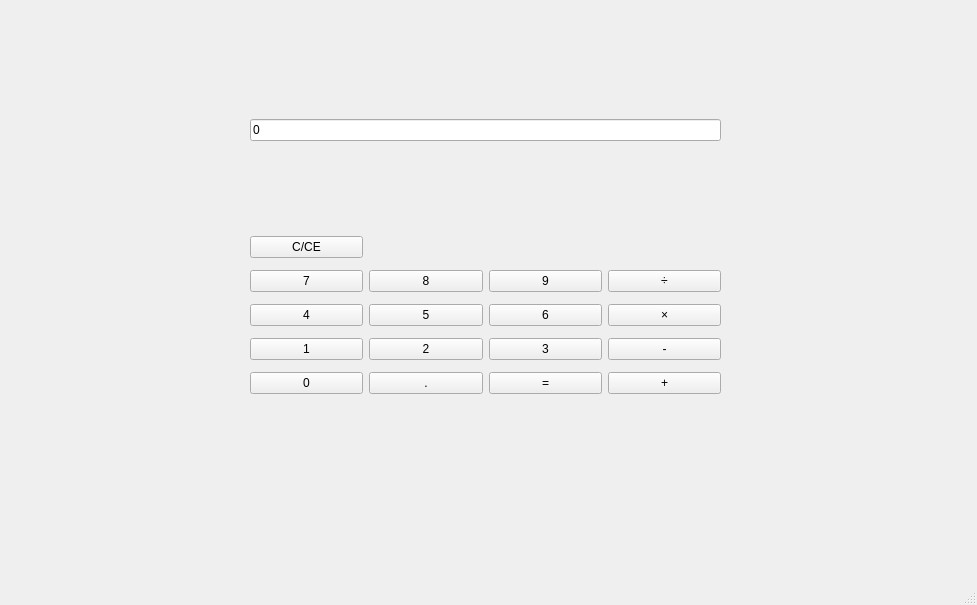
<?xml version="1.0" encoding="UTF-8"?>
<ui version="4.0">
 <class>MainWindow</class>
 <widget class="QMainWindow" name="MainWindow">
  <property name="geometry">
   <rect>
    <x>0</x>
    <y>0</y>
    <width>977</width>
    <height>605</height>
   </rect>
  </property>
  <property name="windowTitle">
   <string>MainWindow</string>
  </property>
  <widget class="QWidget" name="centralwidget">
   <widget class="QWidget" name="verticalLayoutWidget">
    <property name="geometry">
     <rect>
      <x>250</x>
      <y>80</y>
      <width>471</width>
      <height>101</height>
     </rect>
    </property>
    <layout class="QVBoxLayout" name="verticalLayout">
     <item>
      <widget class="QLineEdit" name="display">
       <property name="text">
        <string>0</string>
       </property>
       <property name="readOnly">
        <bool>true</bool>
       </property>
      </widget>
     </item>
    </layout>
   </widget>
   <widget class="QWidget" name="gridLayoutWidget">
    <property name="geometry">
     <rect>
      <x>250</x>
      <y>230</y>
      <width>471</width>
      <height>175</height>
     </rect>
    </property>
    <layout class="QGridLayout" name="gridLayout">
     <item row="1" column="1">
      <widget class="QPushButton" name="button8">
       <property name="text">
        <string>8</string>
       </property>
      </widget>
     </item>
     <item row="7" column="2">
      <widget class="QPushButton" name="buttonEquals">
       <property name="text">
        <string>=</string>
       </property>
      </widget>
     </item>
     <item row="6" column="0">
      <widget class="QPushButton" name="button1">
       <property name="text">
        <string>1</string>
       </property>
      </widget>
     </item>
     <item row="6" column="1">
      <widget class="QPushButton" name="button2">
       <property name="text">
        <string>2</string>
       </property>
      </widget>
     </item>
     <item row="6" column="2">
      <widget class="QPushButton" name="button3">
       <property name="text">
        <string>3</string>
       </property>
      </widget>
     </item>
     <item row="7" column="1">
      <widget class="QPushButton" name="buttonDecimal">
       <property name="text">
        <string>.</string>
       </property>
      </widget>
     </item>
     <item row="5" column="1">
      <widget class="QPushButton" name="button5">
       <property name="text">
        <string>5</string>
       </property>
      </widget>
     </item>
     <item row="5" column="0">
      <widget class="QPushButton" name="button4">
       <property name="text">
        <string>4</string>
       </property>
      </widget>
     </item>
     <item row="5" column="2">
      <widget class="QPushButton" name="button6">
       <property name="text">
        <string>6</string>
       </property>
      </widget>
     </item>
     <item row="7" column="0">
      <widget class="QPushButton" name="button0">
       <property name="text">
        <string>0</string>
       </property>
      </widget>
     </item>
     <item row="1" column="2">
      <widget class="QPushButton" name="button9">
       <property name="text">
        <string>9</string>
       </property>
      </widget>
     </item>
     <item row="1" column="3">
      <widget class="QPushButton" name="buttonDivide">
       <property name="text">
        <string>÷</string>
       </property>
      </widget>
     </item>
     <item row="5" column="3">
      <widget class="QPushButton" name="buttonMultiply">
       <property name="text">
        <string>×</string>
       </property>
      </widget>
     </item>
     <item row="6" column="3">
      <widget class="QPushButton" name="buttonSubtract">
       <property name="text">
        <string>-</string>
       </property>
      </widget>
     </item>
     <item row="7" column="3">
      <widget class="QPushButton" name="buttonAdd">
       <property name="text">
        <string>+</string>
       </property>
      </widget>
     </item>
     <item row="1" column="0">
      <widget class="QPushButton" name="button7">
       <property name="text">
        <string>7</string>
       </property>
      </widget>
     </item>
     <item row="0" column="0">
      <widget class="QPushButton" name="buttonClear">
       <property name="text">
        <string>C/CE</string>
       </property>
      </widget>
     </item>
    </layout>
   </widget>
  </widget>
  <widget class="QMenuBar" name="menubar">
   <property name="geometry">
    <rect>
     <x>0</x>
     <y>0</y>
     <width>977</width>
     <height>25</height>
    </rect>
   </property>
  </widget>
  <widget class="QStatusBar" name="statusbar"/>
 </widget>
 <resources/>
 <connections/>
</ui>
